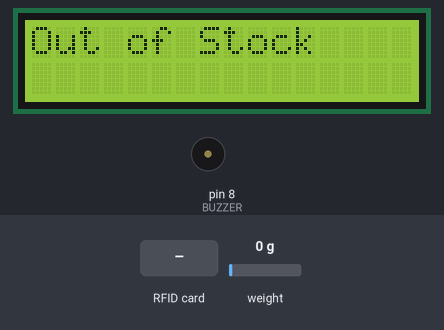
The sketch below on a simulated Arduino Uno, built with avr-gcc and run on an emulated ATmega328P. Shown: 16×2 character LCD, buzzer (waves = sounding, pin HIGH). Inputs (shaded band) come from the test bench; at power-on: weight on the scale 0 g. Pins used as bus, display or sensor lines are not drawn; what the sketch prints to the serial monitor is not drawn.

Above: at 1.7 s.
2.4 s: RFID card 5E 7A 19 C4 held to the reader
At 3.7 s:
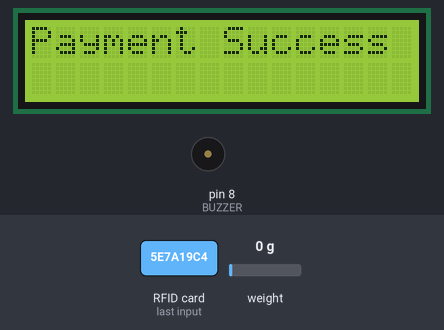
6.5 s: weight on the scale set to 100 g
At 7.2 s:
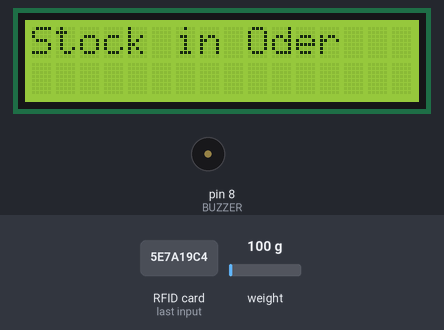
10.6 s: weight on the scale set to 0 g
At 11.4 s:
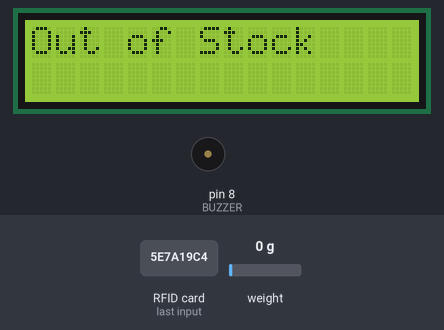
14.7 s: weight on the scale set to 44 g
16.6 s: weight on the scale set to 55 g
At 17.6 s:
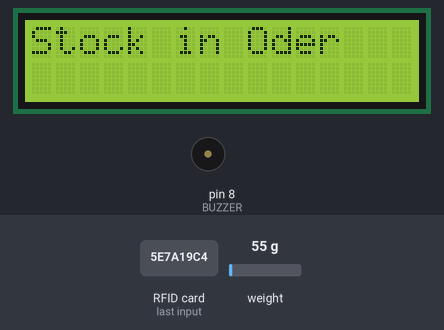
20.7 s: RFID card 5E 7A 19 C4 held to the reader
At 21.48 s:
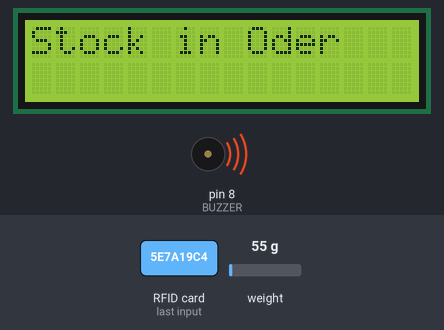
Timing chart, 0 to 23.7 s (numbered marks = the images above; inputs shaded):
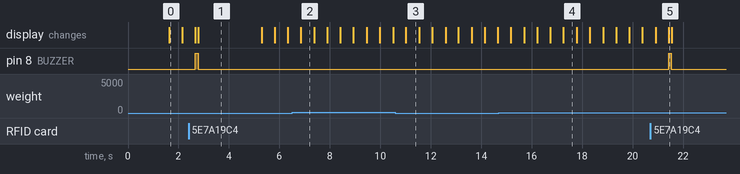

The sketch:

load_cell_Rf_payment.ino
```cpp
#include <LiquidCrystal_I2C.h>
#include <HX711.h>
#include <SPI.h>
#include <MFRC522.h>

// hx711 pin assign

const int LOADCELL_DOUT_PIN = 3;
const int LOADCELL_SCK_PIN = 2;

// rfid reader pin assign

#define SS_PIN 10
#define RST_PIN 9
#define BUZZER 8

HX711 scale;
LiquidCrystal_I2C lcd(0x27, 16, 2); // lcd i2c address
MFRC522 mfrc522(SS_PIN, RST_PIN);   // mrfc instance

void setup() {
  Serial.begin(9600);

  // load cell

  scale.begin(LOADCELL_DOUT_PIN, LOADCELL_SCK_PIN);
  lcd.init();                      // initialize lcd
  lcd.backlight();
  scale.set_scale(2280.f);         // calibration
  scale.tare();                    // reset scale to 0

  // rfid

  SPI.begin();                     // iinit spi bus
  mfrc522.PCD_Init();              // init mrfc
  pinMode(BUZZER, OUTPUT);
}

void loop() {

  // weight measurement

  lcd.clear();
  long weight = scale.get_units(5); // get average of 5 readings

  if (weight < 50) {
    Serial.println("Out of Stock");
    lcd.setCursor(0,0);
    lcd.print("Out of Stock");
  } else {

    lcd.setCursor(0,0);
    lcd.print("Stock in Oder ");
  }

  // rfid card reading

  if (mfrc522.PICC_IsNewCardPresent() && mfrc522.PICC_ReadCardSerial()) {
    String readUID = "";
    for (byte i = 0; i < mfrc522.uid.size; i++) {
      readUID += String(mfrc522.uid.uidByte[i] < 0x10 ? "0" : "");
      readUID += String(mfrc522.uid.uidByte[i], HEX);
    }
    readUID.toUpperCase();

    //serial monitor print for testing

    Serial.print("Card UID: ");
    Serial.println(readUID);

    //buzzer beep

    digitalWrite(BUZZER, HIGH);
    delay(100);
    digitalWrite(BUZZER, LOW);

    //payment display

    Serial.println("Payment is Successful");
    lcd.clear();
    lcd.setCursor(0,0);
    lcd.print("Payment Success");
    delay(2000);                          // display message 2s before next loop iteration
  }

  delay(500); // main loop delay
}
```

Measured:
- the behaviour switches between 49 and 50 g on weight on the scale (found by bisection; images 3 and 4)
- after the input at 2.4 s, pin 8 (BUZZER): LOW → HIGH after 0.27 s, → LOW 0.10 s later; the display: first differs from a run without the input after 0.39 s (image 1)
- after the input at 6.5 s, the display: changes after 0.35 s (image 2)
- after the input at 10.6 s, the display: changes after 0.42 s (image 3)
- after the input at 16.6 s, the display: first differs from a run without the input after 0.66 s (image 4)
- after the input at 20.7 s, pin 8 (BUZZER): LOW → HIGH after 0.73 s, → LOW 0.10 s later
- what the display in image 0 shows lasts 0.6 s, from 1.6 s to 2.2 s
